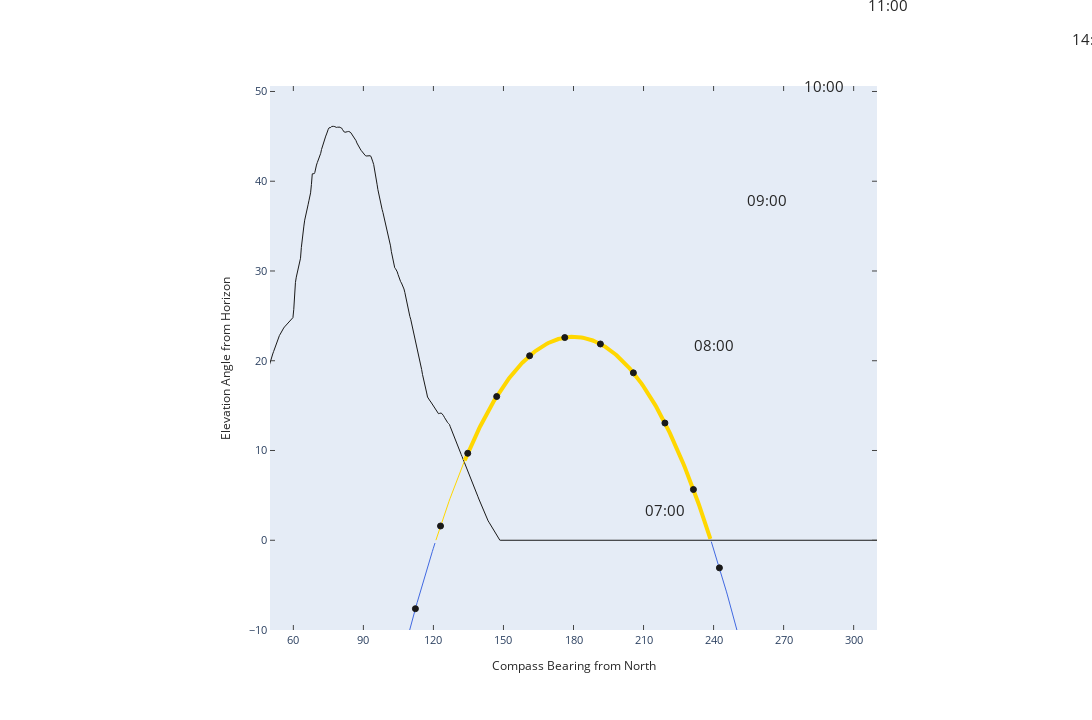

Here is the notebook cell this chart was saved with:
### Code cell
plotly_fig

### Figure 1 — Plotly figure (JSON) as saved in the notebook; plotly's stock layout.template omitted (floating-point values rounded to 4 significant figures; data arrays with more than 128 entries replaced by an {"elided": "..."} marker saying what was removed)
{"data": [{"line": {"color": "rgba (25, 25, 25, 1)", "dash": "solid", "width": 1}, "mode": "lines", "name": "_line0", "type": "scatter", "x": {"elided": "1000 float values"}, "xaxis": "x", "y": {"elided": "1000 float values"}, "yaxis": "y"}, {"line": {"color": "rgba (255, 215, 0, 1)", "dash": "solid", "width": 1}, "mode": "lines", "name": "_line1", "type": "scatter", "x": {"elided": "246 float values"}, "xaxis": "x", "y": {"elided": "246 float values"}, "yaxis": "y"}, {"line": {"color": "rgba (65, 105, 225, 1)", "dash": "solid", "width": 1}, "mode": "lines", "name": "_line2", "type": "scatter", "x": [101.6, 102.0, 102.3, 102.7, 103.1, 103.4, 103.8, 104.2, 104.5, 104.9, 105.3, 105.6, 106.0, 106.4, 106.7, 107.1, 107.5, 107.8, 108.2, 108.6, 108.9, 109.3, 109.7, 110.1, 110.4, 110.8, 111.2, 111.5, 111.9, 112.3, 112.7, 113.0, 113.4, 113.8, 114.2, 114.5, 114.9, 115.3, 115.7, 116.1, 116.4, 116.8, 117.2, 117.6, 118.0, 118.3, 118.7, 119.1, 119.5, 119.9, 120.3, 120.7], "xaxis": "x", "y": [-17.93, -17.56, -17.2, -16.84, -16.47, -16.11, -15.75, -15.39, -15.03, -14.67, -14.31, -13.95, -13.59, -13.24, -12.88, -12.52, -12.17, -11.82, -11.46, -11.11, -10.76, -10.41, -10.06, -9.705, -9.357, -9.009, -8.661, -8.315, -7.97, -7.625, -7.282, -6.939, -6.597, -6.257, -5.917, -5.578, -5.241, -4.904, -4.568, -4.234, -3.9, -3.568, -3.237, -2.907, -2.578, -2.25, -1.923, -1.598, -1.274, -0.9507, -0.629, -0.3086], "yaxis": "y"}, {"line": {"color": "rgba (65, 105, 225, 1)", "dash": "solid", "width": 1}, "mode": "lines", "name": "_line3", "type": "scatter", "x": [239.0, 239.4, 239.8, 240.2, 240.6, 241.0, 241.4, 241.7, 242.1, 242.5, 242.9, 243.3, 243.6, 244.0, 244.4, 244.8, 245.2, 245.5, 245.9, 246.3, 246.7, 247.0, 247.4, 247.8, 248.2, 248.5, 248.9, 249.3, 249.6, 250.0, 250.4, 250.7, 251.1, 251.5, 251.9, 252.2, 252.6, 253.0, 253.3, 253.7, 254.1, 254.4, 254.8, 255.2, 255.5, 255.9, 256.3, 256.6, 257.0, 257.4, 257.7, 258.1], "xaxis": "x", "y": [-0.1537, -0.4735, -0.7947, -1.117, -1.441, -1.766, -2.092, -2.419, -2.747, -3.077, -3.408, -3.74, -4.073, -4.407, -4.742, -5.078, -5.416, -5.754, -6.093, -6.434, -6.775, -7.117, -7.461, -7.805, -8.15, -8.496, -8.843, -9.19, -9.539, -9.888, -10.24, -10.59, -10.94, -11.29, -11.65, -12.0, -12.36, -12.71, -13.07, -13.43, -13.78, -14.14, -14.5, -14.86, -15.22, -15.58, -15.94, -16.3, -16.67, -17.03, -17.39, -17.76], "yaxis": "y"}, {"line": {"color": "rgba (255, 215, 0, 1)", "dash": "solid", "width": 4}, "mode": "lines", "name": "_line4", "type": "scatter", "x": {"elided": "216 float values"}, "xaxis": "x", "y": {"elided": "216 float values"}, "yaxis": "y"}, {"line": {"color": "rgba (25, 25, 25, 1)", "dash": "solid", "width": 0.5}, "mode": "lines", "name": "_line5", "type": "scatter", "x": [80.37], "xaxis": "x", "y": [-37.89], "yaxis": "y"}, {"line": {"color": "rgba (25, 25, 25, 1)", "dash": "solid", "width": 0.5}, "mode": "lines", "name": "_line6", "type": "scatter", "x": [91.84], "xaxis": "x", "y": [-27.51], "yaxis": "y"}, {"line": {"color": "rgba (25, 25, 25, 1)", "dash": "solid", "width": 0.5}, "mode": "lines", "name": "_line7", "type": "scatter", "x": [102.0], "xaxis": "x", "y": [-17.56], "yaxis": "y"}, {"line": {"color": "rgba (25, 25, 25, 1)", "dash": "solid", "width": 0.5}, "mode": "lines", "name": "_line8", "type": "scatter", "x": [112.3], "xaxis": "x", "y": [-7.625], "yaxis": "y"}, {"line": {"color": "rgba (25, 25, 25, 1)", "dash": "solid", "width": 0.5}, "mode": "lines", "name": "_line9", "type": "scatter", "x": [123.0], "xaxis": "x", "y": [1.586], "yaxis": "y"}, {"line": {"color": "rgba (25, 25, 25, 1)", "dash": "solid", "width": 0.5}, "mode": "lines", "name": "_line10", "type": "scatter", "x": [134.7], "xaxis": "x", "y": [9.686], "yaxis": "y"}, {"line": {"color": "rgba (25, 25, 25, 1)", "dash": "solid", "width": 0.5}, "mode": "lines", "name": "_line11", "type": "scatter", "x": [147.1], "xaxis": "x", "y": [16.02], "yaxis": "y"}, {"line": {"color": "rgba (25, 25, 25, 1)", "dash": "solid", "width": 0.5}, "mode": "lines", "name": "_line12", "type": "scatter", "x": [161.2], "xaxis": "x", "y": [20.55], "yaxis": "y"}, {"line": {"color": "rgba (25, 25, 25, 1)", "dash": "solid", "width": 0.5}, "mode": "lines", "name": "_line13", "type": "scatter", "x": [176.3], "xaxis": "x", "y": [22.58], "yaxis": "y"}, {"line": {"color": "rgba (25, 25, 25, 1)", "dash": "solid", "width": 0.5}, "mode": "lines", "name": "_line14", "type": "scatter", "x": [191.5], "xaxis": "x", "y": [21.87], "yaxis": "y"}, {"line": {"color": "rgba (25, 25, 25, 1)", "dash": "solid", "width": 0.5}, "mode": "lines", "name": "_line15", "type": "scatter", "x": [205.7], "xaxis": "x", "y": [18.65], "yaxis": "y"}, {"line": {"color": "rgba (25, 25, 25, 1)", "dash": "solid", "width": 0.5}, "mode": "lines", "name": "_line16", "type": "scatter", "x": [219.2], "xaxis": "x", "y": [13.06], "yaxis": "y"}, {"line": {"color": "rgba (25, 25, 25, 1)", "dash": "solid", "width": 0.5}, "mode": "lines", "name": "_line17", "type": "scatter", "x": [231.4], "xaxis": "x", "y": [5.653], "yaxis": "y"}, {"line": {"color": "rgba (25, 25, 25, 1)", "dash": "solid", "width": 0.5}, "mode": "lines", "name": "_line18", "type": "scatter", "x": [242.5], "xaxis": "x", "y": [-3.077], "yaxis": "y"}, {"line": {"color": "rgba (25, 25, 25, 1)", "dash": "solid", "width": 0.5}, "mode": "lines", "name": "_line19", "type": "scatter", "x": [252.6], "xaxis": "x", "y": [-12.36], "yaxis": "y"}, {"line": {"color": "rgba (25, 25, 25, 1)", "dash": "solid", "width": 0.5}, "mode": "lines", "name": "_line20", "type": "scatter", "x": [262.9], "xaxis": "x", "y": [-22.53], "yaxis": "y"}, {"line": {"color": "rgba (25, 25, 25, 1)", "dash": "solid", "width": 0.5}, "mode": "lines", "name": "_line21", "type": "scatter", "x": [273.7], "xaxis": "x", "y": [-32.93], "yaxis": "y"}, {"line": {"color": "rgba (25, 25, 25, 1)", "dash": "solid", "width": 0.5}, "mode": "lines", "name": "_line22", "type": "scatter", "x": [286.1], "xaxis": "x", "y": [-43.18], "yaxis": "y"}, {"marker": {"color": "rgba(25,25,25,1.0)", "line": {"color": "rgba(25,25,25,1.0)", "width": 1}, "size": 6, "symbol": "circle"}, "mode": "markers", "type": "scatter", "x": [80.37], "xaxis": "x", "y": [-37.89], "yaxis": "y"}, {"marker": {"color": "rgba(25,25,25,1.0)", "line": {"color": "rgba(25,25,25,1.0)", "width": 1}, "size": 6, "symbol": "circle"}, "mode": "markers", "type": "scatter", "x": [91.84], "xaxis": "x", "y": [-27.51], "yaxis": "y"}, {"marker": {"color": "rgba(25,25,25,1.0)", "line": {"color": "rgba(25,25,25,1.0)", "width": 1}, "size": 6, "symbol": "circle"}, "mode": "markers", "type": "scatter", "x": [102.0], "xaxis": "x", "y": [-17.56], "yaxis": "y"}, {"marker": {"color": "rgba(25,25,25,1.0)", "line": {"color": "rgba(25,25,25,1.0)", "width": 1}, "size": 6, "symbol": "circle"}, "mode": "markers", "type": "scatter", "x": [112.3], "xaxis": "x", "y": [-7.625], "yaxis": "y"}, {"marker": {"color": "rgba(25,25,25,1.0)", "line": {"color": "rgba(25,25,25,1.0)", "width": 1}, "size": 6, "symbol": "circle"}, "mode": "markers", "type": "scatter", "x": [123.0], "xaxis": "x", "y": [1.586], "yaxis": "y"}, {"marker": {"color": "rgba(25,25,25,1.0)", "line": {"color": "rgba(25,25,25,1.0)", "width": 1}, "size": 6, "symbol": "circle"}, "mode": "markers", "type": "scatter", "x": [134.7], "xaxis": "x", "y": [9.686], "yaxis": "y"}, {"marker": {"color": "rgba(25,25,25,1.0)", "line": {"color": "rgba(25,25,25,1.0)", "width": 1}, "size": 6, "symbol": "circle"}, "mode": "markers", "type": "scatter", "x": [147.1], "xaxis": "x", "y": [16.02], "yaxis": "y"}, {"marker": {"color": "rgba(25,25,25,1.0)", "line": {"color": "rgba(25,25,25,1.0)", "width": 1}, "size": 6, "symbol": "circle"}, "mode": "markers", "type": "scatter", "x": [161.2], "xaxis": "x", "y": [20.55], "yaxis": "y"}, {"marker": {"color": "rgba(25,25,25,1.0)", "line": {"color": "rgba(25,25,25,1.0)", "width": 1}, "size": 6, "symbol": "circle"}, "mode": "markers", "type": "scatter", "x": [176.3], "xaxis": "x", "y": [22.58], "yaxis": "y"}, {"marker": {"color": "rgba(25,25,25,1.0)", "line": {"color": "rgba(25,25,25,1.0)", "width": 1}, "size": 6, "symbol": "circle"}, "mode": "markers", "type": "scatter", "x": [191.5], "xaxis": "x", "y": [21.87], "yaxis": "y"}, {"marker": {"color": "rgba(25,25,25,1.0)", "line": {"color": "rgba(25,25,25,1.0)", "width": 1}, "size": 6, "symbol": "circle"}, "mode": "markers", "type": "scatter", "x": [205.7], "xaxis": "x", "y": [18.65], "yaxis": "y"}, {"marker": {"color": "rgba(25,25,25,1.0)", "line": {"color": "rgba(25,25,25,1.0)", "width": 1}, "size": 6, "symbol": "circle"}, "mode": "markers", "type": "scatter", "x": [219.2], "xaxis": "x", "y": [13.06], "yaxis": "y"}, {"marker": {"color": "rgba(25,25,25,1.0)", "line": {"color": "rgba(25,25,25,1.0)", "width": 1}, "size": 6, "symbol": "circle"}, "mode": "markers", "type": "scatter", "x": [231.4], "xaxis": "x", "y": [5.653], "yaxis": "y"}, {"marker": {"color": "rgba(25,25,25,1.0)", "line": {"color": "rgba(25,25,25,1.0)", "width": 1}, "size": 6, "symbol": "circle"}, "mode": "markers", "type": "scatter", "x": [242.5], "xaxis": "x", "y": [-3.077], "yaxis": "y"}, {"marker": {"color": "rgba(25,25,25,1.0)", "line": {"color": "rgba(25,25,25,1.0)", "width": 1}, "size": 6, "symbol": "circle"}, "mode": "markers", "type": "scatter", "x": [252.6], "xaxis": "x", "y": [-12.36], "yaxis": "y"}, {"marker": {"color": "rgba(25,25,25,1.0)", "line": {"color": "rgba(25,25,25,1.0)", "width": 1}, "size": 6, "symbol": "circle"}, "mode": "markers", "type": "scatter", "x": [262.9], "xaxis": "x", "y": [-22.53], "yaxis": "y"}, {"marker": {"color": "rgba(25,25,25,1.0)", "line": {"color": "rgba(25,25,25,1.0)", "width": 1}, "size": 6, "symbol": "circle"}, "mode": "markers", "type": "scatter", "x": [273.7], "xaxis": "x", "y": [-32.93], "yaxis": "y"}, {"marker": {"color": "rgba(25,25,25,1.0)", "line": {"color": "rgba(25,25,25,1.0)", "width": 1}, "size": 6, "symbol": "circle"}, "mode": "markers", "type": "scatter", "x": [286.1], "xaxis": "x", "y": [-43.18], "yaxis": "y"}], "layout": {"annotations": [{"align": "center", "font": {"color": "#262626", "size": 15}, "opacity": 1, "showarrow": false, "text": "04:00", "x": -0.1504, "xanchor": "center", "xref": "paper", "y": -0.2114, "yanchor": "bottom", "yref": "paper"}, {"align": "center", "font": {"color": "#262626", "size": 15}, "opacity": 1, "showarrow": false, "text": "05:00", "x": -0.1499, "xanchor": "center", "xref": "paper", "y": -0.2114, "yanchor": "bottom", "yref": "paper"}, {"align": "center", "font": {"color": "#262626", "size": 15}, "opacity": 1, "showarrow": false, "text": "06:00", "x": -0.1496, "xanchor": "center", "xref": "paper", "y": -0.2114, "yanchor": "bottom", "yref": "paper"}, {"align": "center", "font": {"color": "#262626", "size": 15}, "opacity": 1, "showarrow": false, "text": "07:00", "x": 0.6509, "xanchor": "center", "xref": "paper", "y": 0.1978, "yanchor": "bottom", "yref": "paper"}, {"align": "center", "font": {"color": "#262626", "size": 15}, "opacity": 1, "showarrow": false, "text": "08:00", "x": 0.732, "xanchor": "center", "xref": "paper", "y": 0.5015, "yanchor": "bottom", "yref": "paper"}, {"align": "center", "font": {"color": "#262626", "size": 15}, "opacity": 1, "showarrow": false, "text": "09:00", "x": 0.8196, "xanchor": "center", "xref": "paper", "y": 0.7686, "yanchor": "bottom", "yref": "paper"}, {"align": "center", "font": {"color": "#262626", "size": 15}, "opacity": 1, "showarrow": false, "text": "10:00", "x": 0.9127, "xanchor": "center", "xref": "paper", "y": 0.9773, "yanchor": "bottom", "yref": "paper"}, {"align": "center", "font": {"color": "#262626", "size": 15}, "opacity": 1, "showarrow": false, "text": "11:00", "x": 1.019, "xanchor": "center", "xref": "paper", "y": 1.127, "yanchor": "bottom", "yref": "paper"}, {"align": "center", "font": {"color": "#262626", "size": 15}, "opacity": 1, "showarrow": false, "text": "12:00", "x": 1.132, "xanchor": "center", "xref": "paper", "y": 1.194, "yanchor": "bottom", "yref": "paper"}, {"align": "center", "font": {"color": "#262626", "size": 15}, "opacity": 1, "showarrow": false, "text": "13:00", "x": 1.248, "xanchor": "center", "xref": "paper", "y": 1.17, "yanchor": "bottom", "yref": "paper"}, {"align": "center", "font": {"color": "#262626", "size": 15}, "opacity": 1, "showarrow": false, "text": "14:00", "x": 1.354, "xanchor": "center", "xref": "paper", "y": 1.064, "yanchor": "bottom", "yref": "paper"}, {"align": "center", "font": {"color": "#262626", "size": 15}, "opacity": 1, "showarrow": false, "text": "15:00", "x": 1.455, "xanchor": "center", "xref": "paper", "y": 0.8798, "yanchor": "bottom", "yref": "paper"}, {"align": "center", "font": {"color": "#262626", "size": 15}, "opacity": 1, "showarrow": false, "text": "16:00", "x": 1.547, "xanchor": "center", "xref": "paper", "y": 0.6356, "yanchor": "bottom", "yref": "paper"}, {"align": "center", "font": {"color": "#262626", "size": 15}, "opacity": 1, "showarrow": false, "text": "17:00", "x": 1.631, "xanchor": "center", "xref": "paper", "y": 0.3478, "yanchor": "bottom", "yref": "paper"}, {"align": "center", "font": {"color": "#262626", "size": 15}, "opacity": 1, "showarrow": false, "text": "18:00", "x": -0.1726, "xanchor": "center", "xref": "paper", "y": -0.2114, "yanchor": "bottom", "yref": "paper"}, {"align": "center", "font": {"color": "#262626", "size": 15}, "opacity": 1, "showarrow": false, "text": "19:00", "x": -0.1728, "xanchor": "center", "xref": "paper", "y": -0.2114, "yanchor": "bottom", "yref": "paper"}, {"align": "center", "font": {"color": "#262626", "size": 15}, "opacity": 1, "showarrow": false, "text": "20:00", "x": -0.1719, "xanchor": "center", "xref": "paper", "y": -0.2114, "yanchor": "bottom", "yref": "paper"}, {"align": "center", "font": {"color": "#262626", "size": 15}, "opacity": 1, "showarrow": false, "text": "21:00", "x": -0.1711, "xanchor": "center", "xref": "paper", "y": -0.2114, "yanchor": "bottom", "yref": "paper"}], "autosize": false, "height": 720, "hovermode": "closest", "margin": {"b": 90, "l": 270, "pad": 0, "r": 215, "t": 86}, "showlegend": false, "width": 2160, "xaxis": {"anchor": "y", "domain": [0, 1], "dtick": 30, "mirror": "ticks", "range": [50, 310], "showgrid": false, "showline": true, "side": "bottom", "tick0": 0, "tickfont": {"size": 11}, "ticks": "inside", "title": {"font": {"color": "#262626", "size": 12}, "text": "Compass Bearing from North"}, "type": "linear", "zeroline": false}, "yaxis": {"anchor": "x", "domain": [0, 1], "mirror": "ticks", "nticks": 8, "range": [-10, 50.61], "showgrid": false, "showline": true, "side": "left", "tickfont": {"size": 11}, "ticks": "inside", "title": {"font": {"color": "#262626", "size": 12}, "text": "Elevation Angle from Horizon"}, "type": "linear", "zeroline": false}}}
